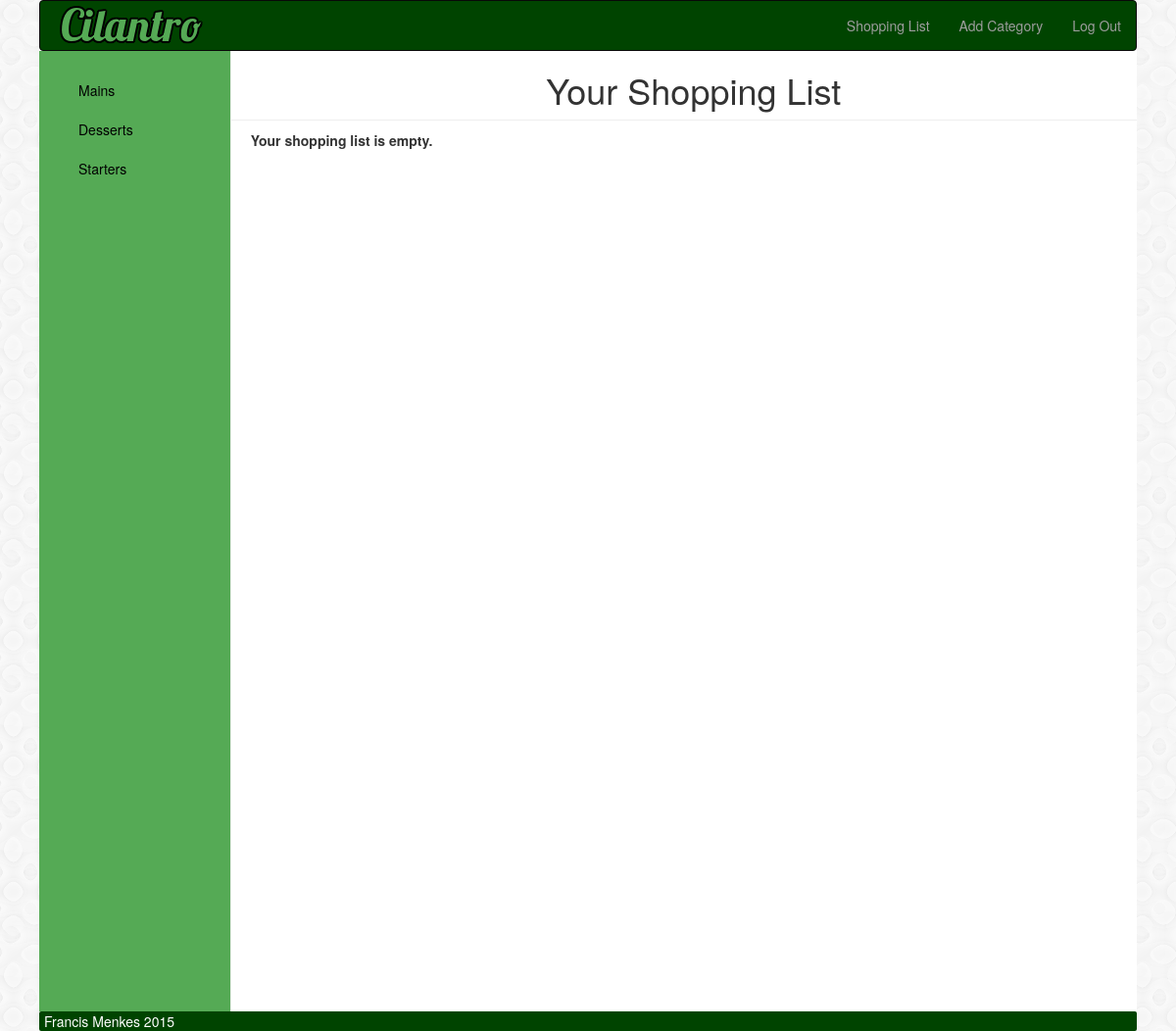
Screenshot of /cilantro/shopping_list/ (signed in) with the database file from the repository.
### cilantro/models.py (models this page shows, shortened)
class Category(models.Model):
    name = models.CharField(max_length=128, unique=True)
    user = models.ForeignKey(User)
    slug = models.SlugField(unique=True)
    class Meta:
        verbose_name_plural = "categories"

### cilantro/views.py (the view)
def shopping_list(request):
    context_dict = {}
    shoplist = Recipe.objects.get(user=request.user, is_shopping_list=True)
    ingredients = RecipeIngredient.objects.filter(recipe=shoplist)
    if request.method == 'POST':
        formset = ShoppingListFormSet(request.POST, queryset=ingredients)
        if formset.is_valid():
            for form in formset.forms:
                if form.cleaned_data.get('is_checked'):
                    instance = form.save(commit=False)
                    instance.delete()
                else:
                    form.save(commit=True)
        send_to_evernote(ingredients)
        return redirect(index)
    else:
        formset = ShoppingListFormSet(queryset=ingredients)
        context_dict['formset'] = formset
        context_dict['ingredients'] = ingredients
    return render(request, 'cilantro/shopping_list.html', context_dict)

### cilantro/templatetags/cilantro_extras.py (called while the page is built)
@register.inclusion_tag('cilantro/cats.html')
def get_category_list(user, cat=None):
    return {'cats': Category.objects.filter(user=user), 'act_cat': cat, 'recipes': Recipe.objects.all(), 'user': user}

### templates/cilantro/shopping_list.html
{% extends 'base.html' %}
        {% load cilantro_extras %}
        {% block body_block %}
        <div class="cilantro-header"><h1>Your Shopping List</h1></div>
        {% if ingredients %}
        <div id="shoplist">
        <form method="post" action=".">
        {% csrf_token %}
        {{ formset.management_form }}
        <table class="table table-striped" id="shopping-table">
    <thead>
      <tr>
        <th>Exclude?</th>
        <th>Name</th>
        <th>Value</th>
        <th>Unit</th>
      </tr>
    </thead>
    <tbody>
    {% for form in formset.forms %}
      <tr>
        <td>
          {{ form.id }}
          {{ form.is_checked }}
        </td>
        <td>{{ form.name }}</td>
        <td>{{ form.value }}</td>
        <td>{{ form.unit }}</td>
      </tr>
    {% endfor %}
    </tbody>
  </table>
        <button class="btn" type="submit" name="submit">Send to Evernote</button>
        </form>
        <button class="btn btn-clear-list" data-userid="{{ user.id }}">Clear Shopping List</button>
        </div>
        <p id="emptylist" style="display:none"><strong>Your shopping list is empty.</strong></p>
        {% else %}
        <strong>Your shopping list is empty.</strong>
        {% endif %}
        {% endblock %}

### templates/cilantro/cats.html (shortened to what this page needs)
<ul class="nav nav-sidebar">
{% if cats %}
    {% for c in cats %}
        {% if c.name != "Shopping Lists" %}
           <li>
               <a class="category-item" href="#">{{ c.name }}</a>
                           </li>
        {% endif %}
       {% endfor %}
{% else %}
       <li><strong>There are no categories present.</strong></li>
{% endif %}
    </ul>

### static/css/cilantro.css (style rules this page uses)
body { width: auto; max-width: 80em; margin: auto; }
.cilantro-header { padding-bottom: 0px; border-bottom: 1px solid #eee; margin-bottom: 10px; text-align: center; }
.nav-sidebar { margin-right: -21px; margin-bottom: 20px; margin-left: -20px; }
.nav-sidebar > li > a { color: #000; padding-right: 100px; padding-left: 40px; }

### rows the page displays
Category: name "Mains"
Category: name "Desserts"
Category: name "Starters"
